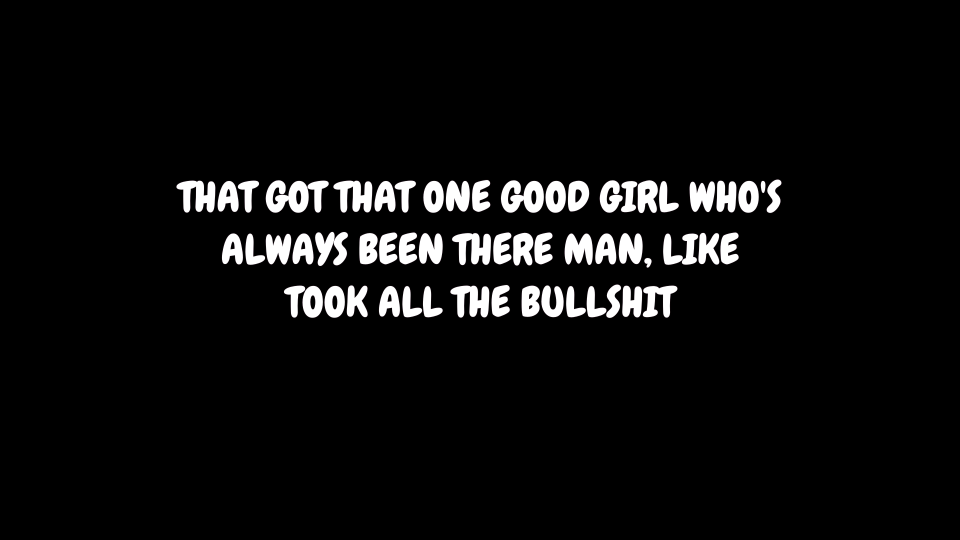
#> input picture test_verse_sz_105.png, 1920 x 1080 px (shown at 1/2 size)
$ python -i lyric_engine.py   (imports and definitions only)
#> lines starting #> are read from the running program, lines starting #| are printed output that depends on the picture
#!/usr/bin/env python3
"""
Aesthetic Lyric Video Engine - Adaptive Contrast & Professional Title Sequence
Supports:
  - Adaptive text contrast: analyzes background luminance in the actual lyric zone
    (Bright BG -> #222222 Dark Charcoal, Dark BG -> #F7F5F2 Soft White, Mixed -> Highest WCAG Contrast + Scrim)
  - Smoothing and hysteresis to prevent color flickering
  - Professional editable opening sequence (Title, Artist, Featured Artist, Album, Year, Watermark)
  - Vocal conflict detection: auto-adjusts/shortens title if lyrics start early
  - Presets: Style C (DM Sans Indie), Style A (Cormorant Garamond Cinema), Style B (Inter Modern)
"""

import os
import sys
import re
import json
import math
from pathlib import Path
from typing import List, Dict, Tuple, Optional, Union
import numpy as np
from PIL import Image, ImageDraw, ImageFont, ImageFilter

BASE_DIR = Path(__file__).resolve().parent
FONTS_DIR = BASE_DIR / "fonts"
OUTPUT_DIR = BASE_DIR / "output"

# [2 lines not run here, left out]

# Font configurations
FONT_CONFIGS = {
    "cormorant": {
        "name": "Cormorant Garamond",
        "file": FONTS_DIR / "CormorantGaramond.ttf",
        "weight": "SemiBold",
        "bold": 1,
        "default_spacing": 0.5,
        "line_height_mult": 1.25,
        "default_casing": "sentence"
    },
    "inter": {
        "name": "Inter",
        "file": FONTS_DIR / "Inter.ttf",
        "weight": "Medium",
        "bold": 0,
        "default_spacing": 0.0,
        "line_height_mult": 1.22,
        "default_casing": "sentence"
    },
    "dmsans": {
        "name": "DM Sans",
        "file": FONTS_DIR / "DMSans.ttf",
        "weight": "Medium",
        "bold": 0,
        "default_spacing": 2.0,  # Wider spacing for Indie editorial feel
        "line_height_mult": 1.24,
        "default_casing": "lowercase"  # Style C editorial lowercase
    }
}

STYLE_PRESETS = {
    "cinematic": {
        "font_id": "cormorant",
        "font_size": 60,
        "casing": "sentence",
        "spacing": 0.8,
        "vertical_ratio": 0.60
    },
    "modern": {
        "font_id": "inter",
        "font_size": 54,
        "casing": "sentence",
        "spacing": 0.2,
        "vertical_ratio": 0.60
    },
    "indie": {
        "font_id": "dmsans",
        "font_size": 52,
        "casing": "lowercase",
        "spacing": 2.2,
        "vertical_ratio": 0.60
    }
}

# Color palettes for Adaptive Contrast
CONTRAST_STYLES = {
    "dark_bg": {
        # Soft-white text on dark background
        "text_hex": "#F7F5F2",
        "outline_hex": "#141216",
        "outline_alpha": 80,
        "shadow_color": "&H66000000",   # Soft dark drop shadow
        "outline_width": 1.0,
        "shadow_depth": 2.0,
        "secondary_text_hex": "#D8D5D0"
    },
    "bright_bg": {
        # Dark charcoal text on bright background
        "text_hex": "#222222",
        "outline_hex": "#FFFFFF",
        "outline_alpha": 90,
        "shadow_color": "&H4DFFFFFF",   # Subtle soft light halo/shadow for separation
        "outline_width": 1.0,
        "shadow_depth": 1.8,
        "secondary_text_hex": "#444444"
    }
}


# [105 lines left out: functions hex_to_ass_color, to_ass_time, format_casing, parse_lrc, not called in this run]


def analyze_region_luminance(image_input: Union[Path, str, Image.Image],
                             box: Tuple[float, float, float, float] = (0.15, 0.52, 0.85, 0.72)) -> Dict:
    """
    Analyze the perceived brightness of a specific region of the image.
    box: (x1_pct, y1_pct, x2_pct, y2_pct)
    Returns: dict with mean_lum (0-255), std_lum, contrast_mode ('bright_bg' or 'dark_bg'),
             and wcag_contrast scores.
    """
#> called with image_input = 'test_verse_sz_105.png', box = (0.15, 0.52, 0.85, 0.72)
    if isinstance(image_input, (str, Path)):
        img = Image.open(str(image_input)).convert("RGB")
#> img is the input picture: PIL image 1920x1080 RGB; mean R, G, B 13.5, 13.4, 13.5
    else:
        img = image_input.convert("RGB")

    w, h = img.size
#> w = 1920; h = 1080
    x1 = int(box[0] * w)
#> x1 = 288
    y1 = int(box[1] * h)
#> y1 = 561
    x2 = int(box[2] * w)
#> x2 = 1632
    y2 = int(box[3] * h)
#> y2 = 777

    crop = img.crop((x1, y1, x2, y2))
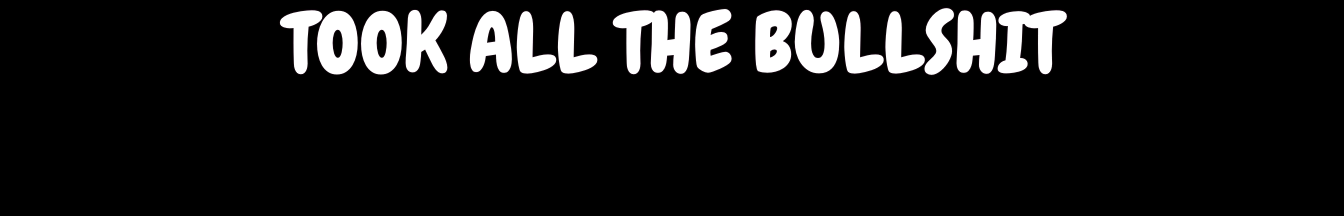
#> crop: PIL image 1344x216 RGB; mean R, G, B 24.1, 23.9, 24
    arr = np.array(crop).astype(float)

    # Standard WCAG 2.1 sRGB to Linear conversion
    arr_norm = arr / 255.0
    arr_lin = np.where(arr_norm <= 0.04045, arr_norm / 12.92, ((arr_norm + 0.055) / 1.055) ** 2.4)
    lum_map = 0.2126 * arr_lin[:, :, 0] + 0.7152 * arr_lin[:, :, 1] + 0.0722 * arr_lin[:, :, 2]
    rel_lum = float(np.mean(lum_map))
#> rel_lum = 0.0912
    mean_lum = float(np.mean(0.2126 * arr[:, :, 0] + 0.7152 * arr[:, :, 1] + 0.0722 * arr[:, :, 2]))
#> mean_lum = 23.96
    std_lum = float(np.std(lum_map))
#> std_lum = 0.285

    # WCAG Contrast calculation: L_white = 0.95, L_dark = 0.04
    L_white = 0.95
    L_dark = 0.04

    contrast_white = (L_white + 0.05) / (rel_lum + 0.05) if L_white >= rel_lum else (rel_lum + 0.05) / (L_white + 0.05)
#> contrast_white = 7.08
    contrast_dark = (rel_lum + 0.05) / (L_dark + 0.05) if rel_lum >= L_dark else (L_dark + 0.05) / (rel_lum + 0.05)
#> contrast_dark = 1.57

    # Hysteresis Decision logic:
    # Bright BG threshold: mean_lum >= 135
    # Dark BG threshold: mean_lum <= 115
    if mean_lum >= 135:
        mode = "bright_bg"
    elif mean_lum <= 115:
        mode = "dark_bg"
    else:
        mode = "bright_bg" if contrast_dark >= contrast_white else "dark_bg"

    # Check if mixed / heterogeneous background that needs scrim gradient
    is_mixed = std_lum > 32.0 or (3.0 < max(contrast_white, contrast_dark) < 4.8)
#> is_mixed = False

    return {
        "mean_lum": round(mean_lum, 1),
        "std_lum": round(std_lum, 1),
        "contrast_mode": mode,
        "is_mixed": is_mixed,
        "contrast_white": round(contrast_white, 2),
        "contrast_dark": round(contrast_dark, 2)
    }


class LyricLayoutEngine:
    # [375 lines left out: functions __init__, measure_text, wrap_text_to_lines, build_couplets, format_opening_sequence, generate_ass_file, not called in this run]


# [2 lines not run here, left out]

>>> result = analyze_region_luminance('test_verse_sz_105.png')
#> result = {'mean_lum': 24, 'std_lum': 0.3, 'contrast_mode': 'dark_bg', 'is_mixed': False, 'contrast_white': 7.08, 'contrast_dark': 1.57}

$ run again, on test_verse_sz_125.png
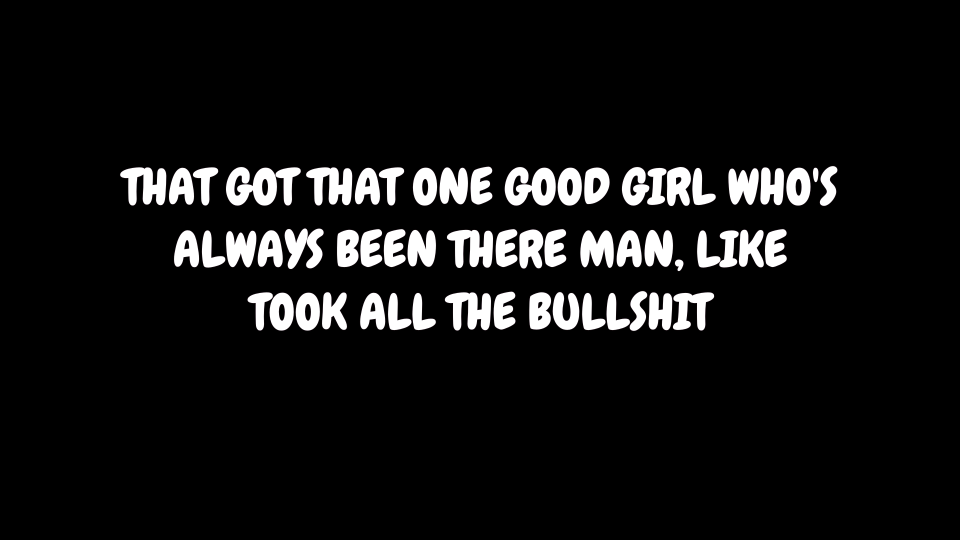
#> input picture test_verse_sz_125.png, 1920 x 1080 px (shown at 1/2 size)
#> in analyze_region_luminance, img is the input picture: PIL image 1920x1080 RGB; mean R, G, B 19.1, 19, 19.1
#> in analyze_region_luminance, `crop = img.crop((x1, y1, x2, y2))`:
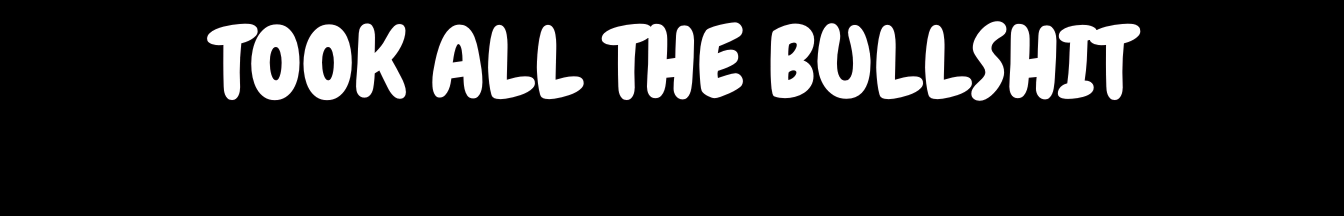
#> crop: PIL image 1344x216 RGB; mean R, G, B 34.1, 33.9, 34
#> rel_lum = 0.13
#> mean_lum = 33.94
#> std_lum = 0.333
#> contrast_white = 5.56
#> contrast_dark = 2
#> is_mixed = False
#> result = {'mean_lum': 33.9, 'std_lum': 0.3, 'contrast_mode': 'dark_bg', 'is_mixed': False, 'contrast_white': 5.56, 'contrast_dark': 2}
